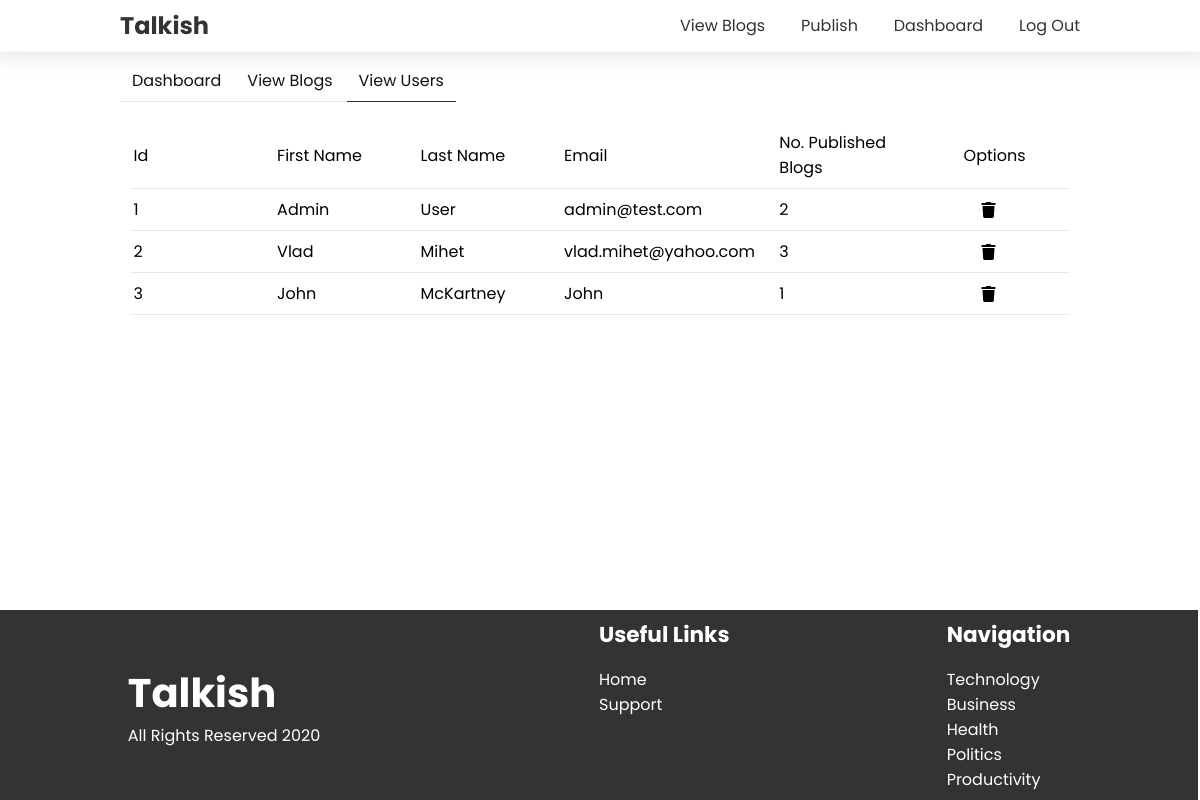
The app's page /admin/view_users.php (signed in) with its own data.
### tables this page shows
CREATE TABLE `users` (
  `id` int(50) NOT NULL,
  `firstName` varchar(30) NOT NULL,
  `lastName` varchar(30) NOT NULL,
  `email` varchar(50) NOT NULL,
  `role` varchar(20) NOT NULL DEFAULT 'user',
  `password` varchar(100) NOT NULL
);

### admin/view_users.php (the view, shortened to what this page needs)
<?php
include_once("../layout/navbar.php");
$usersResult = null;
if ($_SESSION && isset($_SESSION['user_id'])) {
  $user_id = $_SESSION['user_id'];
  $sql = "SELECT role FROM users WHERE id = '$user_id'";
  if ($result = mysqli_query($conn, $sql)) {
    if (mysqli_num_rows($result)) {
      $sql = "SELECT users.*, count(blogs.id) as num_blogs from users left join blogs on (blogs.author_id = users.id) group by users.id";
      if ($result = mysqli_query($conn, $sql))
        if (mysqli_num_rows($result))
          $usersResult = $result;
    } else {
      echo "<script>window.location.assign('/index.php');</script>";
    }
  } else {
    echo "<script>window.location.assign('/index.php');</script>";
  }
} else {
  echo "<script>window.location.assign('/index.php');</script>";
}
?>
<div id="dashboard__container">
  <div class="nav">
    <ul>
      <li>
        <a href="/admin/dashboard.php">Dashboard</a>
      </li>
      <li>
        <a href="/admin/view_blogs.php">View Blogs</a>
      </li>
      <li style="border-bottom-color: #333;">
        <a href="/admin/view_users.php">View Users</a>
      </li>
    </ul>
  </div>
  <?php if ($usersResult) : ?>
    <div id="users__container">
      <div class="labels__bar">
        <span>Id</span>
        <span class="firstName">First Name</span>
        <span class="lastName">Last Name</span>
        <span class="email">Email</span>
        <span>No. Published Blogs</span>
        <span class="options">Options</span>
      </div>
      <?php while ($data = mysqli_fetch_assoc($usersResult)) : ?>
        <div class="user__data">
          <span><?php echo $data['id']; ?></span>
          <span class="firstName">
            <?php echo $data['firstName']; ?>
          </span>
          <span class="lastName">
            <?php echo $data['lastName']; ?>
          </span>
          <span class="email">
            <?php echo $data['email']; ?>
          </span>
          <span>
            <?php echo $data['num_blogs']; ?>
          </span>
          <div class="options__wrapper">
            <i class="fas fa-trash" onclick="window.location.href='/admin/delete_user.php?user_id=<?php echo $data['id']; ?>'"></i>
          </div>
        </div>
      <?php endwhile ?>
    </div>
  <?php endif ?>
</div>
<?php
include_once("../layout/footer.php");
?>

### scss/index.css (style rules this page uses)
#users__container { display: -webkit-box; display: -ms-flexbox; display: flex; -webkit-box-orient: vertical; -webkit-box-direction: normal; -ms-flex-direction: column; flex-direction: column; width: 98%; margin: 0 auto; margin-bottom: 2.5vh; }
#users__container .labels__bar { display: -webkit-box; display: -ms-flexbox; display: flex; -webkit-box-orient: horizontal; -webkit-box-direction: normal; -ms-flex-direction: row; flex-direction: row; -webkit-box-align: center; -ms-flex-align: center; align-items: center; padding: 0.5rem 0.25rem; border-bottom: 1px solid #e7eaed; }
#users__container .labels__bar span { -webkit-box-flex: 2; -ms-flex: 2; flex: 2; }
#users__container .labels__bar .email { -webkit-box-flex: 3; -ms-flex: 3; flex: 3; }
#users__container .labels__bar .options { text-align: center; -webkit-box-flex: 2; -ms-flex: 2; flex: 2; }
#users__container .user__data { display: -webkit-box; display: -ms-flexbox; display: flex; -webkit-box-orient: horizontal; -webkit-box-direction: normal; -ms-flex-direction: row; flex-direction: row; -webkit-box-align: center; -ms-flex-align: center; align-items: center; text-align: left; -webkit-box-sizing: border-box; box-sizing: border-box; padding: 0.5rem 0.25rem; border-bottom: 1px solid #e7eaed; }
#users__container .user__data span { -webkit-box-flex: 2; -ms-flex: 2; flex: 2; }
#users__container .user__data .email { -webkit-box-flex: 3; -ms-flex: 3; flex: 3; }
#users__container .user__data .options__wrapper { -webkit-box-flex: 2; -ms-flex: 2; flex: 2; display: -webkit-box; display: -ms-flexbox; display: flex; -webkit-box-orient: horizontal; -webkit-box-direction: normal; -ms-flex-direction: row; flex-direction: row; -webkit-box-align: center; -ms-flex-align: center; align-items: center; -webkit-box-pack: center; -ms-flex-pack: center; justify-content: center; }
#users__container .user__data .options__wrapper i { cursor: pointer; -webkit-transition: 0.25s ease-in-out; transition: 0.25s ease-in-out; }
#users__container .user__data .options__wrapper i:first-of-type { margin-right: 0.75rem; }
#dashboard__container { display: -webkit-box; display: -ms-flexbox; display: flex; -webkit-box-orient: vertical; -webkit-box-direction: normal; -ms-flex-direction: column; flex-direction: column; width: 100%; }
#dashboard__container .nav { margin-bottom: 2.5vh; }
#dashboard__container .nav ul { list-style-type: none; width: 35%; display: -webkit-box; display: -ms-flexbox; display: flex; -webkit-box-orient: horizontal; -webkit-box-direction: normal; -ms-flex-direction: row; flex-direction: row; -webkit-box-align: center; -ms-flex-align: center; align-items: center; -webkit-box-pack: justify; -ms-flex-pack: justify; justify-content: space-between; border-bottom: 1px solid #e7eaed; }
#dashboard__container .nav ul li { border-bottom: 1px solid transparent; text-align: center; -webkit-box-sizing: border-box; box-sizing: border-box; padding: 0.5rem 0.75rem; margin-bottom: -1px; }
#dashboard__container .nav ul li a { text-decoration: none; color: #121212; }
* { margin: 0; padding: 0; }
body { min-height: 100vh; position: relative; width: 80%; margin: 0 auto; font-family: "Poppins", sans-serif; -webkit-box-sizing: border-box; box-sizing: border-box; padding-top: 7.5vh; padding-bottom: 25vh; }

### records on screen
users: id "1", firstName "Admin", lastName "User", email "admin@test.com", num_blogs "2"
users: id "2", firstName "Vlad", lastName "Mihet", email "vlad.mihet@yahoo.com", num_blogs "3"
users: id "3", firstName "John", lastName "McKartney", email "John", num_blogs "1"
